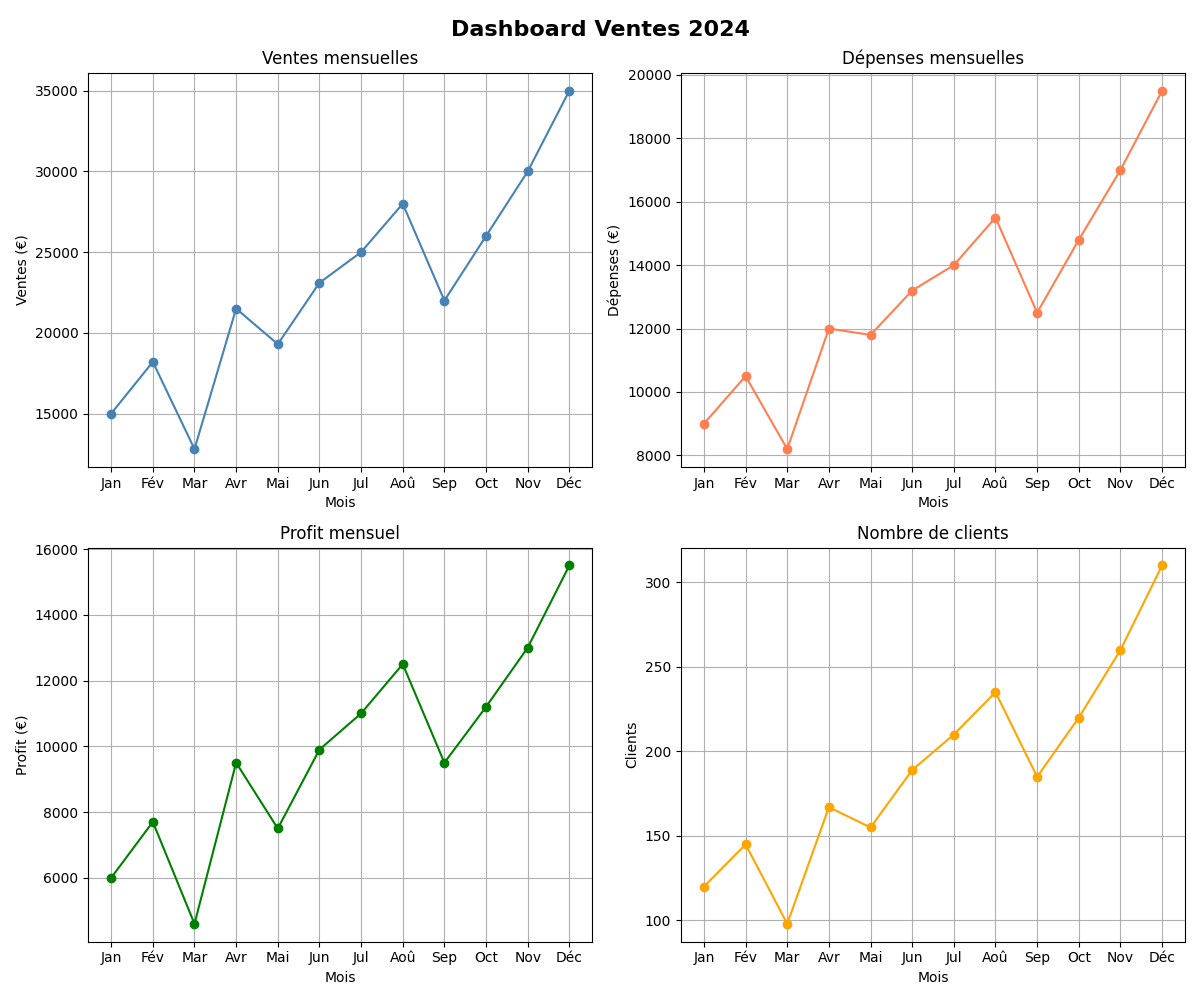

Source code (Python):
import pandas as pd
import numpy as np
import matplotlib.pyplot as plt
from sklearn.linear_model import LinearRegression

data = {
    "mois": ["Jan", "Fév", "Mar", "Avr", "Mai", "Jun",
             "Jul", "Aoû", "Sep", "Oct", "Nov", "Déc"],
    "ventes":    [15000, 18200, 12800, 21500, 19300, 23100,
                  25000, 28000, 22000, 26000, 30000, 35000],
    "depenses":  [9000, 10500, 8200, 12000, 11800, 13200,
                  14000, 15500, 12500, 14800, 17000, 19500],
    "employes":  [5, 5, 4, 6, 6, 7, 7, 8, 7, 8, 9, 10],
    "clients":   [120, 145, 98, 167, 155, 189,
                  210, 235, 185, 220, 260, 310]
}

df = pd.DataFrame(data)

# 1. Analyse
df["profit"] = df["ventes"] - df["depenses"]
df["croissance"] = df["ventes"].pct_change() * 100

record_ventes = df["ventes"].max()
record_mois = df[df["ventes"] == record_ventes]["mois"].values[0]
print(f"Mois record : {record_mois} avec {record_ventes}€")
print(f"Profit total : {df['profit'].sum()}€")
print(f"Moyenne ventes : {df['ventes'].mean():.0f}€")

# 2. Dashboard 4 graphiques
fig, axes = plt.subplots(2, 2, figsize=(12, 10))
fig.suptitle("Dashboard Ventes 2024", fontsize=16, fontweight="bold")

axes[0, 0].plot(df["mois"], df["ventes"], marker="o", color="steelblue")
axes[0, 0].set_title("Ventes mensuelles")
axes[0, 0].set_ylabel("Ventes (€)")

axes[0, 1].plot(df["mois"], df["depenses"], marker="o", color="coral")
axes[0, 1].set_title("Dépenses mensuelles")
axes[0, 1].set_ylabel("Dépenses (€)")

axes[1, 0].plot(df["mois"], df["profit"], marker="o", color="green")
axes[1, 0].set_title("Profit mensuel")
axes[1, 0].set_ylabel("Profit (€)")

axes[1, 1].plot(df["mois"], df["clients"], marker="o", color="orange")
axes[1, 1].set_title("Nombre de clients")
axes[1, 1].set_ylabel("Clients")

for ax in axes.flat:
    ax.set_xlabel("Mois")
    ax.grid(True)

plt.tight_layout()

# 3. Prédiction 3 mois
X = np.arange(len(df)).reshape(-1, 1)
y = df["ventes"].values
modele = LinearRegression()
modele.fit(X, y)

prochains_mois = np.array([[12], [13], [14]])
predictions = modele.predict(prochains_mois)
noms_mois = ["Jan 2025", "Fév 2025", "Mar 2025"]
print("\n--- Prédictions ---")
for mois, pred in zip(noms_mois, predictions):
    print(f"Ventes prédites {mois} : {pred:.0f}€")

# 4. Sauvegarder
fig.savefig("dashboard_ventes.png")   # ✅ avant show()
plt.show()
df.to_csv("rapport_ventes.csv", index=False)
print("\n✅ Dashboard sauvegardé !")
